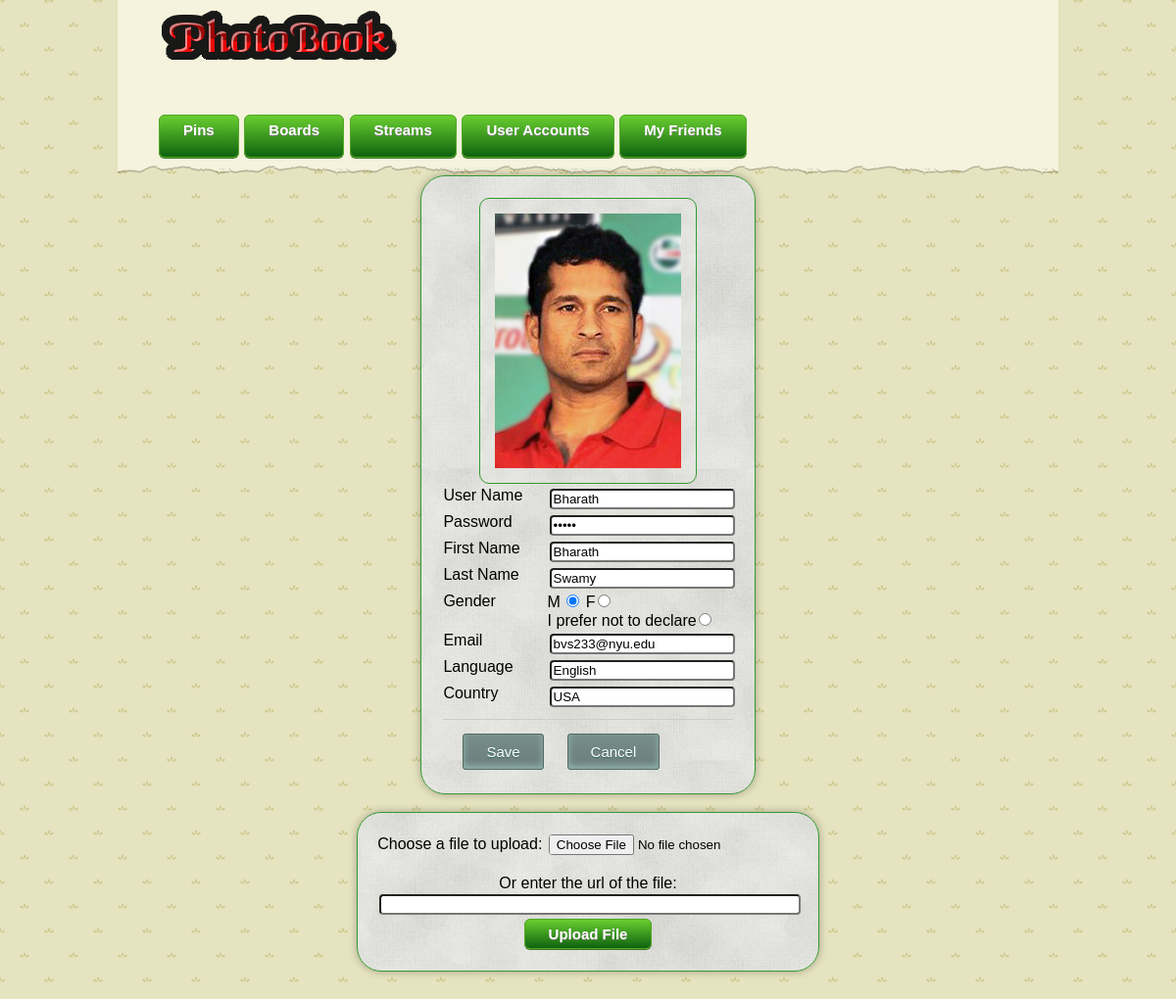
The app's page /php/edit_profile.php (signed in) with its own data.
### tables this page shows
CREATE TABLE `user` (
  `user_id` varchar(50) NOT NULL,
  `created` timestamp NULL DEFAULT CURRENT_TIMESTAMP ON UPDATE CURRENT_TIMESTAMP,
  `fname` varchar(50) DEFAULT NULL,
  `lname` varchar(50) DEFAULT NULL,
  `email` varbinary(50) DEFAULT NULL,
  `gender` enum('Male','Female','Not declared') DEFAULT NULL,
  `profile_pic_path` varchar(50) DEFAULT NULL,
  `password` varchar(50) DEFAULT NULL,
  `last_updated` timestamp NULL DEFAULT CURRENT_TIMESTAMP,
  `language` varchar(50) DEFAULT NULL,
  `country` varchar(50) DEFAULT NULL,
  `status` enum('Active','Inactive') DEFAULT NULL,
  PRIMARY KEY (`user_id`)
);

### php/queries.php (called while the page is built, shortened)
<?php
function get_user_details($user)
{
	$DB = "dbproject";
	$sql = <<<SQL
SELECT
	user_id, fname, lname, email, gender, language, country, password
FROM
	user
WHERE user_id = '$user';
SQL;
	$result = mysql_query($sql) or die(mysql_error());
	return $result;
}
?>

### php/edit_profile.php (the view, shortened to what this page needs)
<?php
include_once '../php/queries.php';
?>
<html>
<head>
	<link href="../css/default.css" rel="stylesheet">
</head>
<body>
<header id="header">
	<h1>
		<a>
			<table>
				<td><a class="addbutton menu_button" id="menu_pins">Pins</a>
				<a class="addbutton menu_button" id="menu_boards">Boards</a>
				<a href="/photobook/views/my_streams.php"class="addbutton menu_button" id="menu_streams">Streams</a>
				<a href="/photobook/views/user_profile.php" class="addbutton menu_button" id="menu_user">User Accounts</a>
				<a href="/photobook/views/my_friends.php" class="addbutton menu_button" id="menu_user">My Friends</a></td>
			</table>
		</a>
	</h1>
</header>
<?php
$B = <<<B
<form enctype="multipart/form-data" action="../php/uploader.php" method="post" id="center1" style="margin:auto;">
Choose a file to upload:
<input name="uploadedfile" type="file"><br/>
<br/>Or enter the url of the file:
<input name="website" type="text"><br>
<input value="Upload File" type="submit" class="addbutton">
</form>
B;
$result = get_user_details("{$_SESSION['uname']}");
$row = mysql_fetch_array($result);
$location = "../users/".$_SESSION['uname']."/userprofilepic.jpg";
$male_checked = "";
$female_checked = "";
$nd_checked = "";
if($row[4]=="Male")
	$male_checked = 'checked';
$C = <<<C
		<form action="../php/update_user.php" id="uuser" method="post" style="margin:auto;">
		<div class='show-pin'>
		<img class="show-pin" src=$location alt="User Profile Picture">
		</div>
			<table id = "center1">
				<tr><td>User Name</td><td><input type="text" name="uname" value="$row[0]" readonly/></td></tr>
				<tr><td>Password</td><td><input type="password" name="pwd" value="$row[7]"/></td></tr>
				<tr><td>First Name</td><td><input type="text" value="$row[1]" name="fname" /></td></tr>
				<tr><td>Last Name</td><td><input type="text" name="lname" value="$row[2]"/></td></tr>
				<tr><td>Gender</td><td>M <input type="radio" name="gender" value="Male" $male_checked/>&nbsp;F<input type="radio" name="gender" value="Female" $female_checked/><br/>I prefer not to declare<input type="radio" name="gender" value="Not declared" $nd_checked/></td></tr>
				<tr><td>Email</td><td><input type="text" name="email" value="$row[3]"/></td></tr>
				<tr><td>Language</td><td><input type="text" name="language" value="$row[5]"/></td></tr>
				<tr><td>Country</td><td><input type="text" name="country" value="$row[6]"/></td></tr>
				<tr><td><hr></td><td><hr></td></tr>
				<tr><td><input value="Save" type="submit" name="save" class="menubutton"/></td><td><input value="Cancel" class="menubutton" type="button" name="save" id="cancel" /></td></tr>
			</table>
		</form>
C;
echo $C;
echo "<br/>";
echo $B;
?>
</body>
</html>

### css/default.css (style rules this page uses)
table, tbody, tr, th, td { margin: 0; padding: 0; border: 0; outline: 0; font-size: 100%; background: transparent; }
p, dl, hr, h1, h2, h3, h4, h5, h6, ol, ul, pre, address, fieldset { margin-bottom: 10px; }
h1, h2, h3, h4, h5, h6 { padding-bottom: 3px; }
hr { border: 0 #ccc solid; border-top-width: 1px; clear: both; height: 0; }
html { background: url(./images/background.png) repeat; padding: 0 0 40px; text-align: center; }
header { background-image: url(./images/header_bg.png); height: 179px; width: 100%; }
header h1 { float: left; font-size: 1.4em; line-height: 2em; text-transform: capitalize; text-align: left; margin-top: 0px; margin-left: 40px; border: none; }
header h1 a { background: url(./images/logo_small.png) no-repeat; cursor: pointer; display: inline-block; padding-right: 100px; padding-left: 0px; padding-top: 115px; height: 30px; }
nav ul li:hover, { font: Verdana; font-size: 20px; border-radius: 5px; padding-left: 3px; }
body { margin-bottom: 20px; width: 960px; margin: 0 auto; border: none; }
form { background: url(/photobook/css/images/form-background.png); padding: 20px; position: relative; display:table; font-family: Verdana, Geneva, sans-serif; font-size: 16px; border: 1px solid #339933; box-shadow: 0px 0px 8px rgba(0, 0, 0, 0.3); border-radius: 25px; margin: 20px; }
input,textarea { border-radius: 4px; margin: 2px; }
input[type=text],input[type=password],textarea { width: 100%; }
div.show-pin { border-width: 1px; padding :15px; margin: 1px; position: relative; display: inline-block; zoom: 1; display*:inline; margin-top: 2px; font-family: Tahoma, Geneva, sans-serif; font-size: 15px; border: 1px solid #339933; border-radius: 10px; background: url(/photobook/css/images/pin-background.png); background-size: 100%, 100%; font-family: tahoma; font-size: 15px; vertical-align: top; }
table tr td, table tr td h3 { vertical-align: top; margin:auto; }
.show-pin img { color: #222222;max-height: 300px; max-width: 400px }
input[type=submit].addbutton,button.addbutton, a.addbutton, h3.addbutton { -moz-box-shadow: 0px 1px 0px 0px #3e7327; -webkit-box-shadow: 0px 1px 0px 0px #3e7327; box-shadow: 0px 1px 0px 0px #3e7327; background:-webkit-gradient(linear, left top, left bottom, color-stop(0.05, #65c92f), color-stop(1, #0e630e)); background:-moz-linear-gradient(top, #65c92f 5%, #0e630e 100%); background:-webkit-linear-gradient(top, #65c92f 5%, #0e630e 100%); background:-o-linear-gradient(top, #65c92f 5%, #0e630e 100%); background:-ms-linear-gradient(top, #65c92f 5%, #0e630e 100%); background:linear-gradient(to bottom, #65c92f 5%, #0e630e 100%); filter:progid:DXImageTransform.Microsoft.gradient(startColorstr='#65c92f', endColorstr='#0e630e',GradientType=0); background-color:#65c92f; -moz-border-radius:6px; -webkit-border-radius:6px; border-radius:6px; border:1px solid #53a828; display:inline-block; cursor:pointer; color:#ffffff; font-family:arial; font-size:15px; font-weight:bold; padding:6px 24px; text-decoration:none; text-shadow:0px 1px 0px #788073; }
.menubutton { -moz-box-shadow:inset 0px -3px 7px 0px #91b8b3; -webkit-box-shadow:inset 0px -3px 7px 0px #91b8b3; box-shadow:inset 0px -3px 7px 0px #91b8b3; background:-webkit-gradient(linear, left top, left bottom, color-stop(0.05, #768d87), color-stop(1, #6c7c7c)); background:-moz-linear-gradient(top, #768d87 5%, #6c7c7c 100%); background:-webkit-linear-gradient(top, #768d87 5%, #6c7c7c 100%); background:-o-linear-gradient(top, #768d87 5%, #6c7c7c 100%); background:-ms-linear-gradient(top, #768d87 5%, #6c7c7c 100%); background:linear-gradient(to bottom, #768d87 5%, #6c7c7c 100%); filter:progid:DXImageTransform.Microsoft.gradient(startColorstr='#768d87', endColorstr='#6c7c7c',GradientType=0); background-color:#768d87; -moz-border-radius:3px; -webkit-border-radius:3px; border-radius:3px; border:1px solid #566963; display:inline-block; cursor:pointer; color:#ffffff; font-family:arial; font-size:15px; padding:9px 23px; text-decoration:none; text-shadow:0px 1px 0px #2b665e; position: relative; margin-left: 20px; }

### records on screen
user: uname "Bharath", fname "Bharath", lname "Swamy", email "bvs233@nyu.edu", language "English", country "USA"
